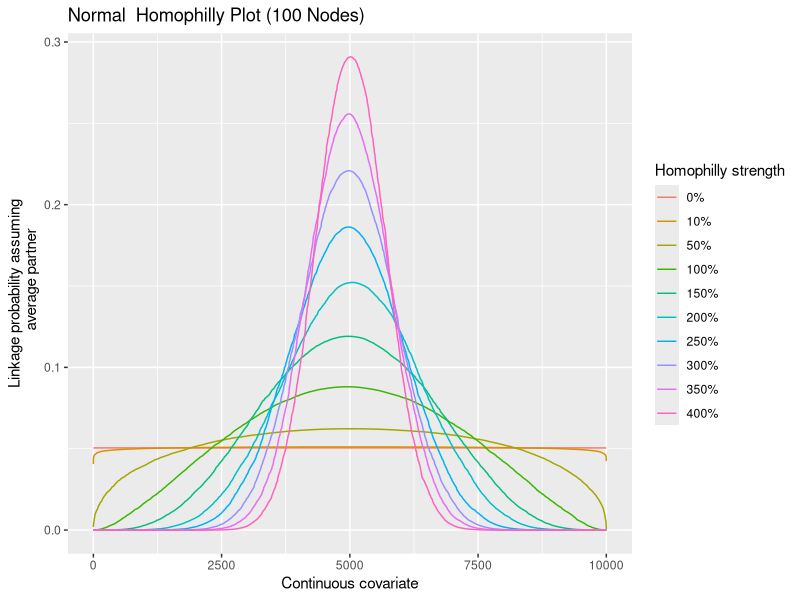
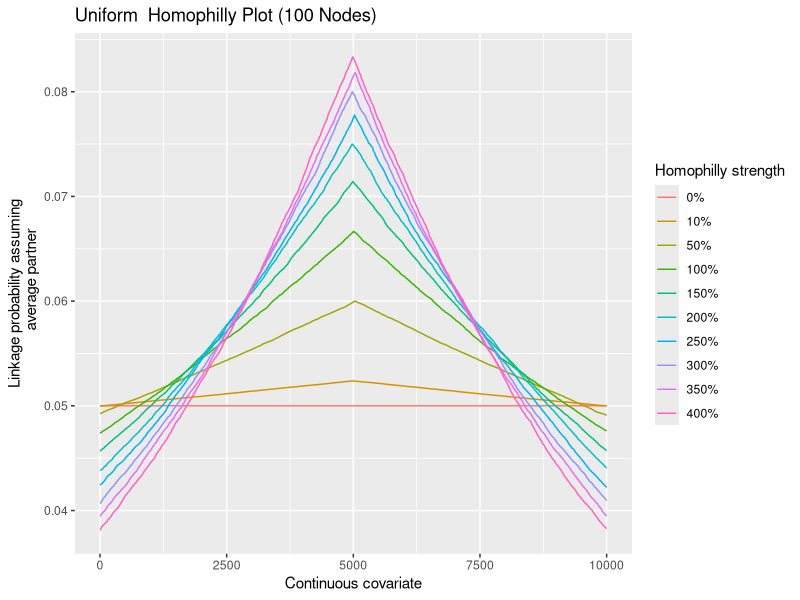

Reproduce these figures in R, in order.
###############################################################
# This scripts cerates the homophilly strength plots.
# We assume 100 nodes and aveage degree of 5
# All probabilities are relative to the mean.
###############################################################


# Load required libraries
library(tidyr)
library(ggplot2)

# Creating Fucntions
expit <- function(p_1, n = 100){ 
  # n: number of nodes in the graph
  # p_1 is percent increase
  
  x <- sort(runif(10000, 18, 90))
  x_j <- mean(x)
  x_tilda <- abs(x - x_j)
  
  
  p_out <-  ((5*2)/n)/(2 + p_1) # This estimates the average degree is 5 (not exact)
  p_in <-  p_out + p_1*p_out 
  
  #print(c(p_0, p_1))
  
  B0 <- log(p_in / (1 - p_in))
  B1 <- (log(p_out / (1 - p_out)) - B0)/(90 - 17)
  
  return(1/(1 + exp(-(B0 + B1*x_tilda))))
}

MLE <- function(p_1, n = 100){
  tao = p_1 + 0.01
  theta = (5*sqrt(1 + 2*tao^2))/(n -1) # average degree is 5
  
  x <- sort(rnorm(10000, 0, tao))
  
  return(theta * exp(-(x)^2))
}

# Homphilly strengths to test
p_1 <- c(0, 0.1, 0.5, 1, 1.5, 2, 2.5, 3, 3.5, 4)


# Constructing Data and Plots
Data_generator <- function(type){
  # type: uniform, normal
  
  if(type == "Normal"){
    # Doing Normal
    data <- sapply(p_1, function(p) MLE(p))
  }else{
    if(type == "Uniform"){
      data <- sapply(p_1, function(p) expit(p))
    }
  }
  colnames(data) <- p_1
  data = data.frame(data)
  data$x <- 1:dim(data)[1]
  
  # convert the data frame from wide to long format using tidyr
  df_long <- tidyr::gather(data, key = "variable", value = "value", -x)
  
  # plot the line graph using ggplot2
  ggplot(data = df_long, aes(x = x, y = value, color = variable)) + 
    geom_line() + 
    labs(x = "Continuous covariate", y = "Linkage probability assuming
       average partner", title = paste(type, " Homophilly Plot (100 Nodes)"), sep = "") +
    scale_color_discrete(labels = paste(p_1 * 100, "%", sep = ""), 
                         name = "Homophilly strength")
}


# Running Results
Data_generator(("Normal"))

Data_generator(("Uniform"))





